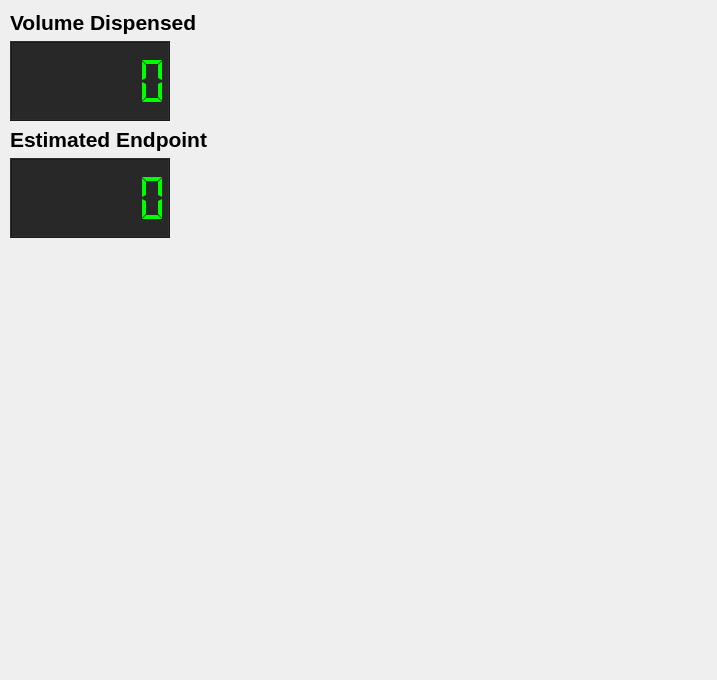
         <widget class="MplWidget" name="widget_MPL" native="true">
          <property name="sizePolicy">
           <sizepolicy hsizetype="Preferred" vsizetype="Preferred">
            <horstretch>0</horstretch>
            <verstretch>4</verstretch>
           </sizepolicy>
          </property>
          <property name="minimumSize">
           <size>
            <width>300</width>
            <height>0</height>
           </size>
          </property>
          <property name="baseSize">
           <size>
            <width>4</width>
            <height>0</height>
           </size>
          </property>
          <widget class="QWidget" name="layoutWidget">
           <property name="geometry">
            <rect>
             <x>10</x>
             <y>10</y>
             <width>698</width>
             <height>661</height>
            </rect>
           </property>
           <layout class="QVBoxLayout" name="verticalLayout_2">
            <item>
             <widget class="QLabel" name="label">
              <property name="font">
               <font>
                <pointsize>16</pointsize>
                <bold>true</bold>
               </font>
              </property>
              <property name="styleSheet">
               <string notr="true"/>
              </property>
              <property name="text">
               <string>Volume Dispensed</string>
              </property>
              <property name="alignment">
               <set>Qt::AlignmentFlag::AlignBottom|Qt::AlignmentFlag::AlignLeading|Qt::AlignmentFlag::AlignLeft</set>
              </property>
             </widget>
            </item>
            <item alignment="Qt::AlignmentFlag::AlignVCenter">
             <widget class="QLCDNumber" name="lcdNumber_dispensed">
              <property name="sizePolicy">
               <sizepolicy hsizetype="Fixed" vsizetype="Fixed">
                <horstretch>0</horstretch>
                <verstretch>0</verstretch>
               </sizepolicy>
              </property>
              <property name="minimumSize">
               <size>
                <width>160</width>
                <height>80</height>
               </size>
              </property>
              <property name="baseSize">
               <size>
                <width>160</width>
                <height>100</height>
               </size>
              </property>
              <property name="styleSheet">
               <string notr="true">background-color: rgb(40, 40, 40);
color: rgb(0, 255, 0);</string>
              </property>
              <property name="digitCount">
               <number>6</number>
              </property>
              <property name="segmentStyle">
               <enum>QLCDNumber::SegmentStyle::Flat</enum>
              </property>
              <property name="value" stdset="0">
               <double>0.000000000000000</double>
              </property>
             </widget>
            </item>
            <item>
             <widget class="QLabel" name="label_2">
              <property name="font">
               <font>
                <pointsize>16</pointsize>
                <bold>true</bold>
               </font>
              </property>
              <property name="styleSheet">
               <string notr="true"/>
              </property>
              <property name="text">
               <string>Estimated Endpoint</string>
              </property>
              <property name="alignment">
               <set>Qt::AlignmentFlag::AlignBottom|Qt::AlignmentFlag::AlignLeading|Qt::AlignmentFlag::AlignLeft</set>
              </property>
             </widget>
            </item>
            <item alignment="Qt::AlignmentFlag::AlignVCenter">
             <widget class="QLCDNumber" name="lcdNumber_endpoint">
              <property name="sizePolicy">
               <sizepolicy hsizetype="Fixed" vsizetype="Fixed">
                <horstretch>0</horstretch>
                <verstretch>0</verstretch>
               </sizepolicy>
              </property>
              <property name="minimumSize">
               <size>
                <width>160</width>
                <height>80</height>
               </size>
              </property>
              <property name="styleSheet">
               <string notr="true">color:rgb(0, 255, 0);
background-color: rgb(40, 40, 40);
border-color: rgb(0, 116, 0);</string>
              </property>
              <property name="smallDecimalPoint">
               <bool>false</bool>
              </property>
              <property name="digitCount">
               <number>6</number>
              </property>
              <property name="segmentStyle">
               <enum>QLCDNumber::SegmentStyle::Flat</enum>
              </property>
              <property name="value" stdset="0">
               <double>0.000000000000000</double>
              </property>
              <property name="intValue" stdset="0">
               <number>0</number>
              </property>
             </widget>
            </item>
            <item>
             <spacer name="verticalSpacer">
              <property name="orientation">
               <enum>Qt::Orientation::Vertical</enum>
              </property>
              <property name="sizeHint" stdset="0">
               <size>
                <width>20</width>
                <height>40</height>
               </size>
              </property>
             </spacer>
            </item>
           </layout>
          </widget>
         </widget>
